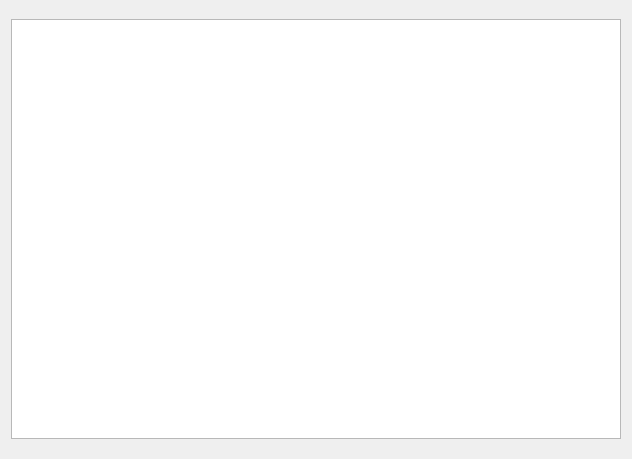
<?xml version="1.0" encoding="UTF-8"?>
<ui version="4.0">
 <class>Dialog</class>
 <widget class="QDialog" name="Dialog">
  <property name="geometry">
   <rect>
    <x>0</x>
    <y>0</y>
    <width>628</width>
    <height>459</height>
   </rect>
  </property>
  <property name="windowTitle">
   <string>Dialog</string>
  </property>
  <layout class="QGridLayout" name="gridLayout">
   <item row="0" column="0">
    <widget class="QGraphicsView" name="graphicsView">
     <property name="minimumSize">
      <size>
       <width>610</width>
       <height>410</height>
      </size>
     </property>
     <property name="maximumSize">
      <size>
       <width>620</width>
       <height>420</height>
      </size>
     </property>
     <property name="baseSize">
      <size>
       <width>600</width>
       <height>400</height>
      </size>
     </property>
    </widget>
   </item>
  </layout>
 </widget>
 <layoutdefault spacing="6" margin="11"/>
 <resources/>
 <connections/>
</ui>
